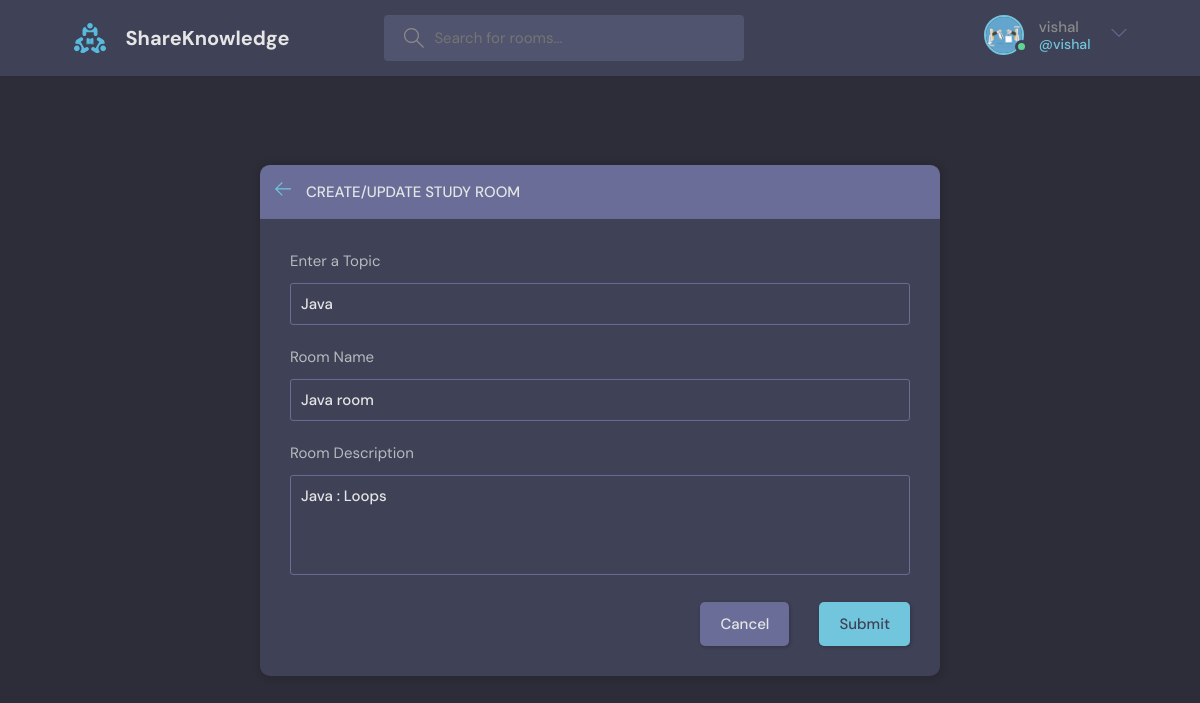
/update-room/2/ (signed in), run on an earlier commit of the app's database.
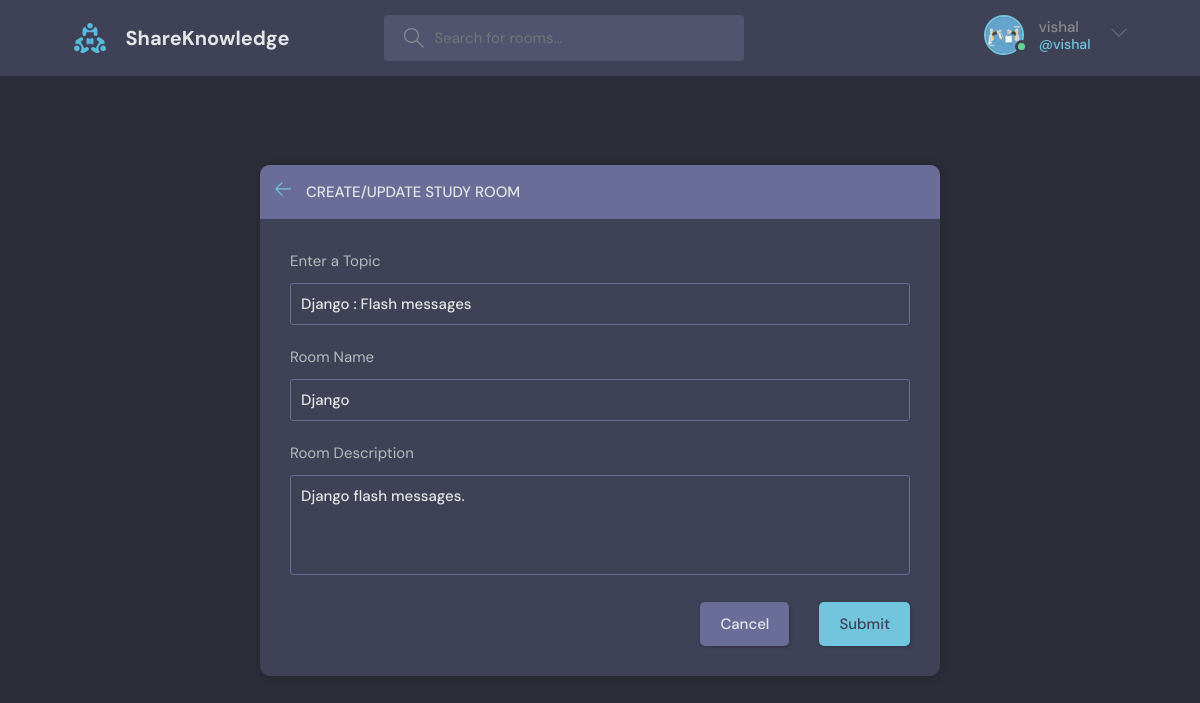
And on a later commit of the database.
### base/models.py (models this page shows, shortened)
class Room(models.Model):
    host = models.ForeignKey(User, on_delete=models.SET_NULL, null=True)
    topic = models.ForeignKey(Topic, on_delete=models.SET_NULL, null=True)
    name = models.CharField(max_length=100)
    description = models.TextField(null=True, blank=True)  # blank means we can update or add anytime
    participants = models.ManyToManyField(User, related_name='participants', blank=True)
    created = models.DateTimeField(auto_now_add=True)
    updated = models.DateTimeField(auto_now=True)
    class Meta:
        ordering = ['-updated', '-created']

class Topic(models.Model):
    name = models.CharField(max_length=200)

### base/views.py (the view, shortened to what this page needs)
# urls.py: path('update-room/<int:pk>/', update_room, name='update-room'),
@login_required(login_url='login')
def update_room(request,pk):
    room = Room.objects.get(pk=pk)
    form = RoomForm(instance=room)
    topics = Topic.objects.all()
    if request.user != room.host:
        return HttpResponse('You are not allowed here!')
    context = {
        'form':form,
        'topics':topics,
        'room':room,
    }
    return render(request, 'base/room_form.html', context)

### base/forms.py
class RoomForm(ModelForm):
    class Meta:
        model = Room
        fields = '__all__'
        exclude = ['host', 'participants']

### base/templates/base/room_form.html (shortened to what this page needs)
{% extends 'main.html' %}
{% block content %}
  <main class="create-room layout">
    <div class="container">
      <div class="layout__box">
        <div class="layout__boxHeader">
          <div class="layout__boxTitle">
            <a href="{% url 'home' %}">
              <svg version="1.1" xmlns="http://www.w3.org/2000/svg" width="32" height="32" viewBox="0 0 32 32">
                <title>arrow-left</title>
                <path
                  d="M13.723 2.286l-13.723 13.714 13.719 13.714 1.616-1.611-10.96-10.96h27.625v-2.286h-27.625l10.965-10.965-1.616-1.607z">
                </path>
              </svg>
            </a>
            <h3>Create/Update Study Room</h3>
          </div>
        </div>
        <div class="layout__body">
          <form class="form" action="" method="POST">
            <div class="form__group">
              <label for="room_topic"> Enter a Topic </label>
              <input type="text" name="topic" value="{{room.topic.name}}" required  list="topic-list" />
            </div>
              <div class="form__group">
                <label for="room_name"> Room Name</label>
                {{form.name}}
              </div>
              <div class="form__group">
                <label for="room_description"> Room Description</label>
                {{form.description}}
              </div>
            <div class="form__action">
              <a class="btn btn--dark" href="{% url 'home' %}">Cancel</a>
              <button class="btn btn--main" type="submit"> Submit</button>
            </div>
          </form>
        </div>
      </div>
    </div>
  </main>
{% endblock content %}

What changed in the data, as far as the page shows it:
changed Room: topic "Java" → "Django : Flash messages"; name "Java room" → "Django"; description "Java : Loops" → "Django flash messages."
